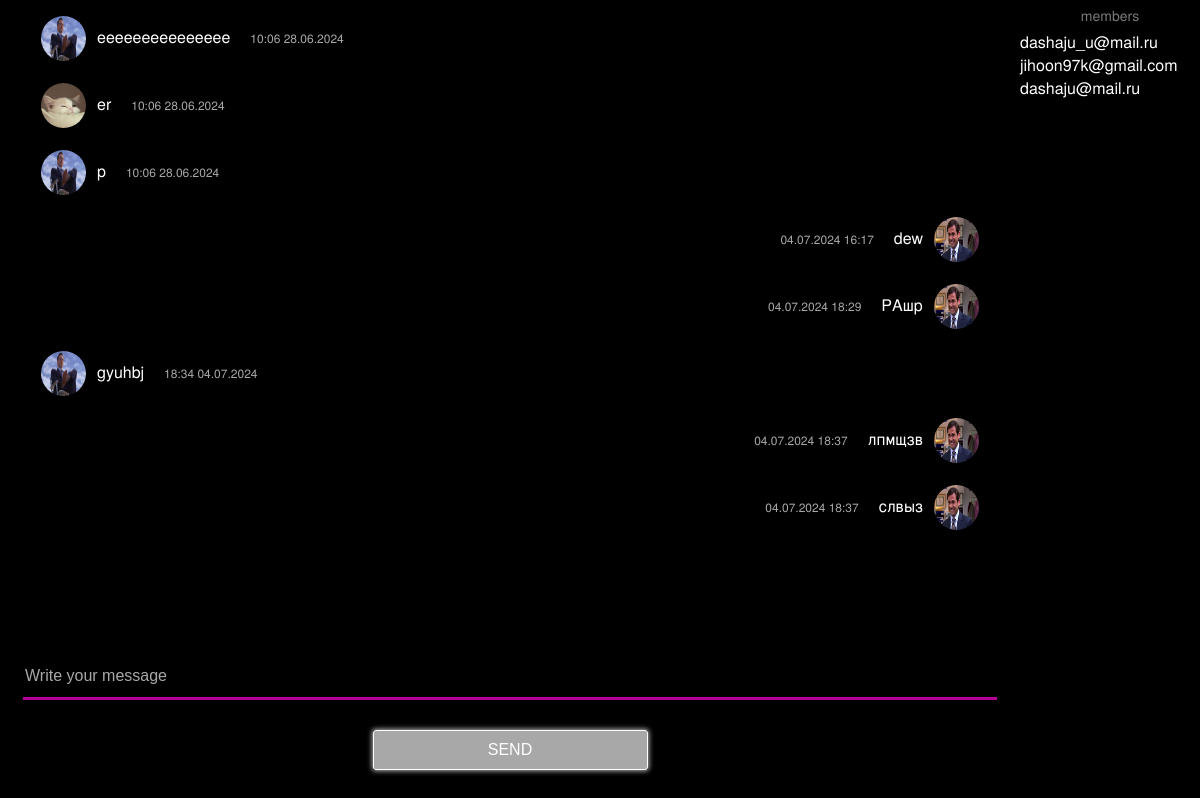
Before: /chat/epta/ (signed in) with the older database file.
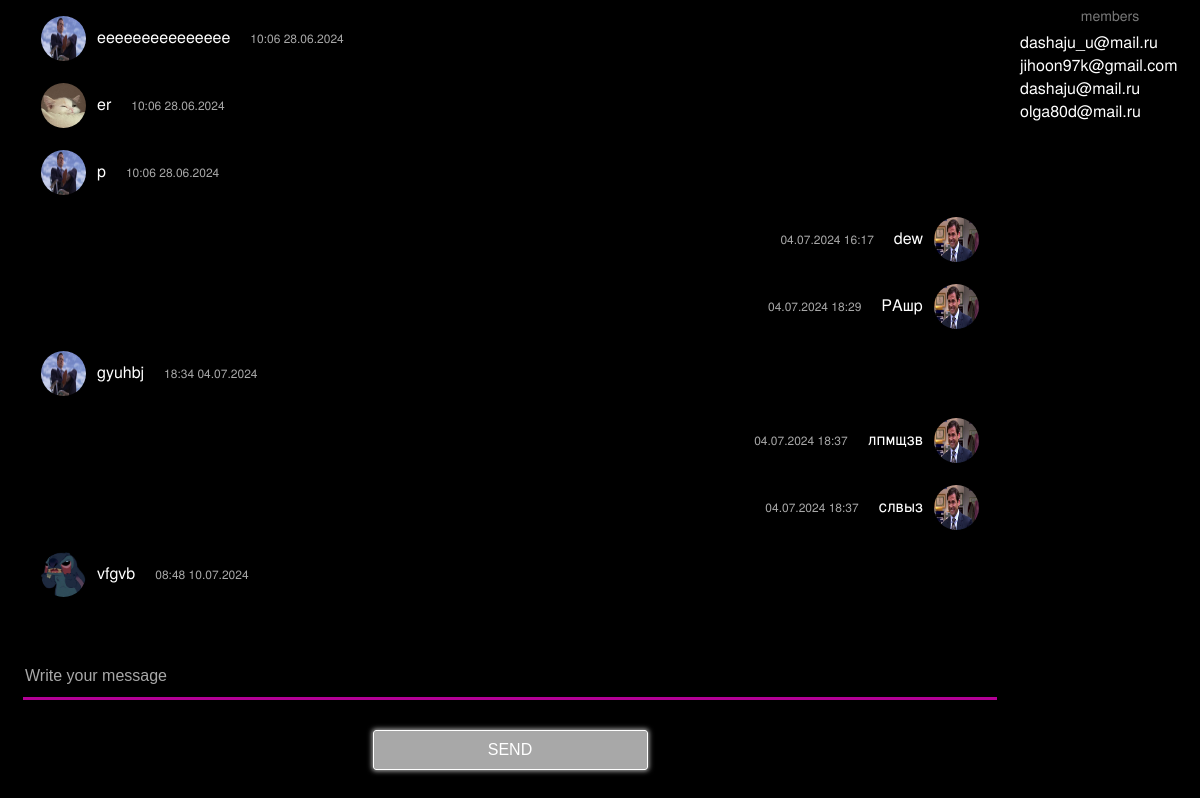
After: the same page with the newer database file.
### chat/models.py (models this page shows)
class Message(models.Model):
    sender = models.ForeignKey(User, on_delete=models.CASCADE, related_name='message_sender')
    content = models.TextField()
    data_created = models.DateTimeField(auto_now_add=True)
    def __str__(self):
        return self.content

class GroupMessage(Message):
    group = models.ForeignKey('GroupChat', on_delete=models.CASCADE)

class Message(models.Model):
    sender = models.ForeignKey(User, on_delete=models.CASCADE, related_name='message_sender')
    content = models.TextField()
    data_created = models.DateTimeField(auto_now_add=True)
    def __str__(self):
        return self.content

class Membership(models.Model):
    user = models.ForeignKey(User, on_delete=models.CASCADE)
    group = models.ForeignKey(GroupChat, on_delete=models.CASCADE)
    joined_at = models.DateTimeField(auto_now_add=True)

### profiles/models.py (models this page shows, shortened)
class Profile(models.Model):
    user = models.OneToOneField(User, on_delete=models.CASCADE)
    first_name = models.CharField(max_length=150, null=True, blank=True)
    second_name = models.CharField(max_length=150, null=True, blank=True)
    username = models.CharField(max_length=150, null=True, blank=True)
    avatar = models.ImageField(upload_to='avatars/', null=True, blank=True, default='avatars/no_avatar.png')

class User(AbstractUser):
    username = models.CharField(_("username"), max_length=150, blank=True)
    email = models.EmailField(_("email address"), unique=True)
    USERNAME_FIELD = 'email'
    REQUIRED_FIELDS = []
    objects = UserManager()

### chat/views.py (the view)
# urls.py: path("<str:room_name>/", views.room, name="room"),
@login_required(login_url="/accounts/login/")
def room(request, room_name):
    group = GroupChat.objects.filter(name=room_name).first()
    members = Membership.objects.filter(group=group)
    messages = GroupMessage.objects.filter(group=group).order_by('data_created')
    return render(request, "chat/room.html", {
        "room_name": room_name,
        'messages': messages,
        'members': members,
    })

### templates/chat/room.html (shortened to what this page needs)
{% load static %}
<!DOCTYPE html>
<html>
<head>
    <link rel="stylesheet" href="{% static 'css/default.css' %}">
</head>
<body>
    <div class="chat-main">
        <div class="chat">
            <div id="chat-log">
                {% for message in messages %}
                    {% if message.sender == request.user %}
                        <div class="message-current-user">
                            <div class="message-data">{{ message.data_created|date:"d.m.Y" }}
                                {{ message.data_created|time:"H:i" }}</div>
                            <div class="message">{{ message }}</div>
                            <div class="message-avatar">
                                <a href="{% url 'profile_detail' pk=message.sender.profile.id %}" target="_blank">
                                <img src="{{ message.sender.profile.avatar.url }}"></a>
                            </div>
                        </div>
                    {% else %}
                        <div class="message-others">
                            <div class="message-avatar">
                                <a href="{% url 'profile_detail' pk=message.sender.profile.id %}" target="_blank">
                                    <img src="{{ message.sender.profile.avatar.url }}"></a>
                            </div>
                            <div class="message">{{ message }}</div>
                            <div class="message-data">{{ message.data_created|time:"H:i" }}
                                {{ message.data_created|date:"d.m.Y" }}</div>
                        </div>
                    {% endif %}
                {% endfor %}
            </div>
            <div class="input-container">
                <input id="chat-message-input" type="text" placeholder="Write your message">
                <input id="chat-message-submit" type="button" value="Send" class="sign-in-btn">
            </div>
        </div>
        <div id="members" class="members">
            <div class="comment">members</div>
            {% for member in members %}
                <a href="{% url 'profile_detail' pk=member.user.profile.id %}" target="_blank">
                {{ member.user }}</a><br>
            {% endfor %}
        </div>
    </div>
</body>
</html>

Changed rows visible on the page:
added GroupMessage: sender.profile.avatar (picture), content "vfgvb", data_created "08:48", data_created "10.07.2024"
added Membership: user "olga80d@mail.ru"
